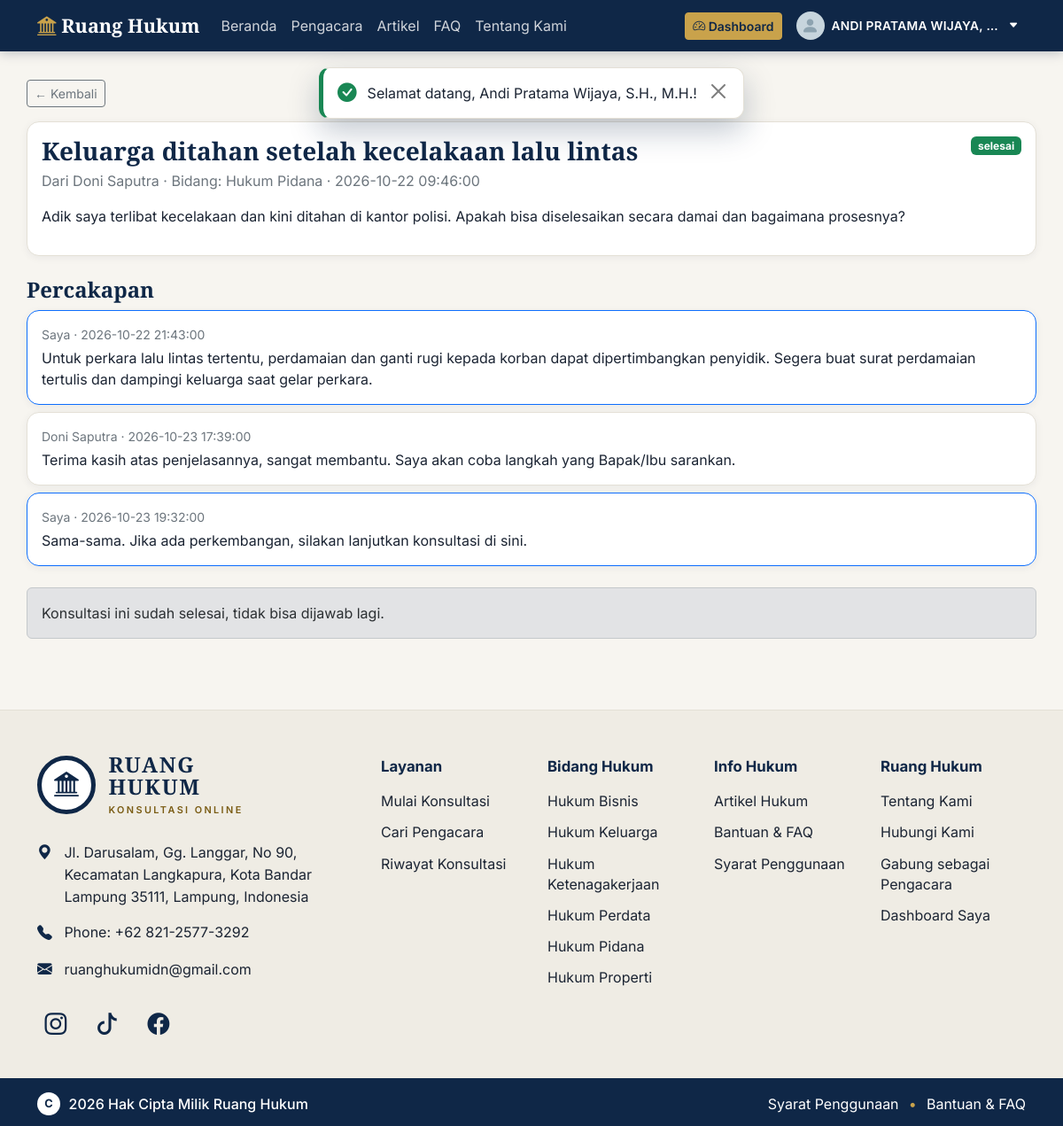
Screenshot of /pengacara/konsultasi_detail.php?id=2 (signed in) with the database file from the repository.
### tables this page shows
CREATE TABLE konsultasi (
  id INT AUTO_INCREMENT PRIMARY KEY,
  klien_id INT NOT NULL,
  pengacara_id INT NULL,
  bidang_id INT NOT NULL,
  judul VARCHAR(150) NOT NULL,
  isi TEXT NOT NULL,
  lampiran VARCHAR(255) NULL,
  status ENUM('menunggu','dijawab','selesai','ditutup') NOT NULL DEFAULT 'menunggu',
  created_at TIMESTAMP DEFAULT CURRENT_TIMESTAMP,
  FOREIGN KEY (klien_id) REFERENCES users(id) ON DELETE CASCADE,
  FOREIGN KEY (pengacara_id) REFERENCES users(id) ON DELETE SET NULL,
  FOREIGN KEY (bidang_id) REFERENCES bidang_hukum(id)
);

CREATE TABLE users (
  id INT AUTO_INCREMENT PRIMARY KEY,
  nama VARCHAR(100) NOT NULL,
  username VARCHAR(30) NULL UNIQUE,
  email VARCHAR(120) NOT NULL UNIQUE,
  password VARCHAR(255) NOT NULL,
  role ENUM('klien','pengacara','admin') NOT NULL DEFAULT 'klien',
  perusahaan VARCHAR(120) NULL,
  telepon VARCHAR(20) NULL,
  foto VARCHAR(255) NULL,
  status ENUM('aktif','menunggu','ditolak','nonaktif') NOT NULL DEFAULT 'aktif',
  terms_at DATETIME NULL,
  last_login_at DATETIME NULL,
  created_at TIMESTAMP DEFAULT CURRENT_TIMESTAMP
);

CREATE TABLE bidang_hukum (
  id INT AUTO_INCREMENT PRIMARY KEY,
  nama VARCHAR(80) NOT NULL UNIQUE,
  deskripsi VARCHAR(255) NULL
);

CREATE TABLE balasan (
  id INT AUTO_INCREMENT PRIMARY KEY,
  konsultasi_id INT NOT NULL,
  pengirim_id INT NOT NULL,
  isi TEXT NOT NULL,
  created_at TIMESTAMP DEFAULT CURRENT_TIMESTAMP,
  FOREIGN KEY (konsultasi_id) REFERENCES konsultasi(id) ON DELETE CASCADE,
  FOREIGN KEY (pengirim_id) REFERENCES users(id) ON DELETE CASCADE
);

### includes/functions.php (called while the page is built, shortened)
<?php
function e($teks): string
{
    return htmlspecialchars((string) $teks, ENT_QUOTES, 'UTF-8');
}
function url(string $path = ''): string
{
    return BASE_URL . '/' . ltrim($path, '/');
}
function current_user(): ?array
{
    return $_SESSION['user'] ?? null;
}
function dashboard_path(string $role): string
{
    return match ($role) {
        'admin'     => 'admin/dashboard.php',
        'pengacara' => 'pengacara/dashboard.php',
        default     => 'klien/dashboard.php',
    };
}

### config/kontak.php (called while the page is built)
<?php
return [
    'alamat'      => 'Jl. Darusalam, Gg. Langgar, No 90, Kecamatan Langkapura, Kota Bandar Lampung 35111, Lampung, Indonesia',
    'telepon'     => '+62 821-2577-3292',
    'telepon_tel' => '+6282125773292',
    'email'       => 'ruanghukumidn@gmail.com',
    'sosial' => [
        ['nama' => 'Instagram', 'ikon' => 'bi-instagram', 'url' => 'https://www.instagram.com/ruanghukumidn'],
        ['nama' => 'TikTok',    'ikon' => 'bi-tiktok',    'url' => 'https://www.tiktok.com/@ruanghukumindonesia'],
        ['nama' => 'Facebook',  'ikon' => 'bi-facebook',  'url' => 'https://www.facebook.com/share/1ACeHsNsQn/'],
    ],
];

### config/database.php (called while the page is built)
<?php
function db(): PDO
{
    static $pdo = null;
    if ($pdo === null) {
        $host = 'localhost';
        $name = 'ruang_hukum';
        $user = 'root';
        $pass = '';
        try {
            $pdo = new PDO(
                "mysql:host=$host;dbname=$name;charset=utf8mb4",
                $user,
                $pass,
                [
                    PDO::ATTR_ERRMODE            => PDO::ERRMODE_EXCEPTION,
                    PDO::ATTR_DEFAULT_FETCH_MODE => PDO::FETCH_ASSOC,
                    PDO::ATTR_EMULATE_PREPARES   => false,
                ]
            );
        } catch (PDOException $e) {
            http_response_code(500);
            die('Koneksi database gagal. Pastikan MySQL menyala dan database "ruang_hukum" sudah diimpor (database/schema.sql).');
        }
    }
    return $pdo;
}

### pengacara/konsultasi_detail.php (the view, shortened to what this page needs)
<?php
$uid = (int) current_user()['id'];
$pdo = db();
$id  = (int) ($_GET['id'] ?? 0);
$csrf = $_SESSION['csrf_pengacara'];
$st = $pdo->prepare('SELECT k.*, u.nama AS klien, b.nama AS bidang
                     FROM konsultasi k
                     JOIN users u ON u.id = k.klien_id
                     LEFT JOIN bidang_hukum b ON b.id = k.bidang_id
                     WHERE k.id = ?');
$st->execute([$id]);
$k = $st->fetch();
$st = $pdo->prepare('SELECT b.isi, b.created_at, b.pengirim_id, u.nama
                     FROM balasan b JOIN users u ON u.id = b.pengirim_id
                     WHERE b.konsultasi_id = ?
                     ORDER BY b.created_at ASC, b.id ASC');
$st->execute([$id]);
$chat = $st->fetchAll();
$badge  = ['menunggu' => 'warning', 'dijawab' => 'info', 'selesai' => 'success', 'ditutup' => 'secondary'];
$bisaJawab = $k && !in_array($k['status'], ['selesai', 'ditutup'], true);
require_once __DIR__ . '/../includes/header.php';
?>
<div class="container page-head">
  <a href="dashboard.php" class="btn btn-outline-secondary btn-sm mb-3">&larr; Kembali</a>
  <div class="card-rh p-3 mb-4">
    <div class="d-flex justify-content-between align-items-start">
      <h3 class="mb-1"><?= e($k['judul']) ?></h3>
      <span class="badge text-bg-<?= e($badge[$k['status']] ?? 'secondary') ?>"><?= e($k['status']) ?></span>
    </div>
    <div class="text-secondary mb-3">
      Dari <?= e($k['klien']) ?> &middot; Bidang: <?= e($k['bidang'] ?? '-') ?> &middot; <?= e($k['created_at']) ?>
    </div>
    <p style="white-space: pre-wrap;"><?= e($k['isi']) ?></p>
  </div>
  <h4 class="mb-2">Percakapan</h4>
  <?php foreach ($chat as $c): ?>
    <?php $saya = ((int) $c['pengirim_id'] === $uid); ?>
    <div class="card-rh p-3 mb-2 <?= $saya ? 'border-primary' : '' ?>">
      <div class="small text-secondary mb-1">
        <?= $saya ? 'Saya' : e($c['nama']) ?> &middot; <?= e($c['created_at']) ?>
      </div>
      <div style="white-space: pre-wrap;"><?= e($c['isi']) ?></div>
    </div>
  <?php endforeach; ?>
  <?php if ($bisaJawab): ?>
    <h4 class="mt-4 mb-2">Tulis jawaban</h4>
    <form method="post" action="konsultasi_detail.php?id=<?= (int) $id ?>">
      <input type="hidden" name="csrf" value="<?= e($csrf) ?>">
      <textarea name="isi" class="form-control mb-2" rows="6" maxlength="5000" required></textarea>
      <button type="submit" class="btn btn-primary">Kirim jawaban</button>
    </form>
  <?php else: ?>
    <div class="alert alert-secondary mt-4">Konsultasi ini sudah <?= e($k['status']) ?>, tidak bisa dijawab lagi.</div>
  <?php endif; ?>
</div>
<?php require_once __DIR__ . '/../includes/footer.php'; ?>

### includes/footer.php (shortened to what this page needs)
</main>
<?php $tanpaKerangka = $tanpaKerangka ?? false; ?>
<?php if (!$tanpaKerangka): ?>
<?php
$kontak = require __DIR__ . '/../config/kontak.php';
$bidangFooter = [];
try {
    $bidangFooter = db()->query('SELECT id, nama FROM bidang_hukum ORDER BY nama LIMIT 6')->fetchAll();
} catch (Throwable $ex) {
    $bidangFooter = [];
}
$userFooter = current_user();
?>
<footer class="rh-footer mt-5">
  <div class="rh-footer-atas">
    <div class="container">
      <div class="row g-4 g-xl-5">
        <div class="col-lg-4">
          <a class="rh-logo" href="<?= url('index.php') ?>" aria-label="Ruang Hukum, ke beranda">
            <span class="rh-logo-lingkar"><i class="bi bi-bank2"></i></span>
            <span class="rh-logo-teks">
              <span class="rh-logo-nama">Ruang<br>Hukum</span>
              <span class="rh-logo-sub">Konsultasi Online</span>
            </span>
          </a>
          <ul class="rh-kontak list-unstyled">
            <li>
              <i class="bi bi-geo-alt-fill" aria-hidden="true"></i>
              <address class="mb-0"><?= e($kontak['alamat']) ?></address>
            </li>
            <li>
              <i class="bi bi-telephone-fill" aria-hidden="true"></i>
              <span>Phone: <a href="tel:<?= e($kontak['telepon_tel']) ?>"><?= e($kontak['telepon']) ?></a></span>
            </li>
            <li>
              <i class="bi bi-envelope-fill" aria-hidden="true"></i>
              <a href="mailto:<?= e($kontak['email']) ?>"><?= e($kontak['email']) ?></a>
            </li>
          </ul>
          <div class="rh-sosial" aria-label="Media sosial Ruang Hukum">
            <?php foreach ($kontak['sosial'] as $s): ?>
              <a href="<?= e($s['url']) ?>" target="_blank" rel="noopener noreferrer"
                 aria-label="<?= e($s['nama']) ?> Ruang Hukum" title="<?= e($s['nama']) ?>">
                <i class="bi <?= e($s['ikon']) ?>" aria-hidden="true"></i>
              </a>
            <?php endforeach; ?>
          </div>
        </div>
        <nav class="col-lg-8" aria-label="Tautan footer">
          <div class="row g-4">
            <div class="col-6 col-md-3">
              <h2 class="rh-footer-judul">Layanan</h2>
              <ul class="rh-footer-daftar">
                <li><a href="<?= url('klien/konsultasi_baru.php') ?>">Mulai Konsultasi</a></li>
                <li><a href="<?= url('pengacara.php') ?>">Cari Pengacara</a></li>
                <li><a href="<?= url('klien/dashboard.php') ?>">Riwayat Konsultasi</a></li>
              </ul>
            </div>
            <div class="col-6 col-md-3">
              <h2 class="rh-footer-judul">Bidang Hukum</h2>
              <ul class="rh-footer-daftar">
                <?php foreach ($bidangFooter as $b): ?>
                  <li><a href="<?= url('pengacara.php?bidang=' . (int) $b['id']) ?>"><?= e($b['nama']) ?></a></li>
                <?php endforeach; ?>
              </ul>
            </div>
            <div class="col-6 col-md-3">
              <h2 class="rh-footer-judul">Info Hukum</h2>
              <ul class="rh-footer-daftar">
                <li><a href="<?= url('artikel.php') ?>">Artikel Hukum</a></li>
                <li><a href="<?= url('faq.php') ?>">Bantuan &amp; FAQ</a></li>
                <li><a href="<?= url('syarat.php') ?>">Syarat Penggunaan</a></li>
              </ul>
            </div>
            <div class="col-6 col-md-3">
              <h2 class="rh-footer-judul">Ruang Hukum</h2>
              <ul class="rh-footer-daftar">
                <li><a href="<?= url('tentang.php') ?>">Tentang Kami</a></li>
                <li><a href="<?= url('tentang.php#kontak') ?>">Hubungi Kami</a></li>
                <li><a href="<?= url('auth/register.php?role=pengacara') ?>">Gabung sebagai Pengacara</a></li>
                <?php if ($userFooter): ?>
                  <li><a href="<?= url(dashboard_path($userFooter['role'])) ?>">Dashboard Saya</a></li>
                <?php else: ?>
                  <li><a href="<?= url('auth/login.php') ?>">Masuk</a></li>
                  <li><a href="<?= url('auth/register.php') ?>">Daftar</a></li>
                <?php endif; ?>
              </ul>
            </div>
          </div>
        </nav>
      </div>
    </div>
  </div>
  <div class="rh-footer-bawah">
    <div class="container">
      <div class="rh-hak-cipta">
        <span class="rh-c" aria-hidden="true">C</span>
        <span><?= date('Y') ?> Hak Cipta Milik Ruang Hukum</span>
      </div>
      <div class="rh-bawah-tautan">
        <a href="<?= url('syarat.php') ?>">Syarat Penggunaan</a>
        <span class="rh-titik" aria-hidden="true">&bull;</span>
        <a href="<?= url('faq.php') ?>">Bantuan &amp; FAQ</a>
      </div>
    </div>
  </div>
</footer>
<?php endif; ?>
</body>
</html>

### assets/css/style.css (style rules this page uses)
:root { --navy: #0f2747; --navy-700: #1b3a66; --gold: #c9a24b; --gold-600: #b08a36; --ivory: #f7f5f0; --ink: #1b2433; --muted: #6b7686; --line: #e4e0d6; --bs-primary: var(--navy); --bs-body-font-family: 'Inter', system-ui, sans-serif; --bs-body-color: var(--ink); --bs-body-bg: var(--ivory); --bs-link-color: var(--navy-700); }
body { background: var(--ivory); color: var(--ink); min-height: 100vh; display: flex; flex-direction: column; }
h1, h2, h3, h4, .font-serif { font-family: 'Playfair Display', Georgia, serif; font-weight: 700; color: var(--navy); }
.card-rh { background: #fff; border: 1px solid var(--line); border-radius: 14px; box-shadow: 0 2px 10px rgba(15,39,71,.06); }
.page-head { padding: 2rem 0 1rem; }

### assets/css/profil.css (style rules this page uses)
body { font-variant-numeric: lining-nums; }

### assets/css/footer.css (style rules this page uses)
.rh-footer { --emas-tua: #7a5c14; background: #efece4; color: var(--ink); border-top: 1px solid var(--line); }
.rh-footer-atas { padding: 3rem 0 2.5rem; }
.rh-logo { display: inline-flex; align-items: center; gap: .9rem; text-decoration: none; margin-bottom: 1.75rem; }
.rh-logo-lingkar { width: 66px; height: 66px; flex: none; border-radius: 50%; border: 5px solid var(--navy); background: #fff; color: var(--navy); display: flex; align-items: center; justify-content: center; font-size: 1.75rem; }
.rh-logo-teks { display: flex; flex-direction: column; }
.rh-logo-nama { font-family: 'Playfair Display', Georgia, serif; font-weight: 700; font-size: 1.5rem; line-height: 1.05; letter-spacing: .07em; text-transform: uppercase; color: var(--navy); }
.rh-logo-sub { margin-top: .35rem; font-size: .68rem; font-weight: 600; letter-spacing: .22em; text-transform: uppercase; color: var(--emas-tua); }
.rh-kontak { margin: 0 0 1.75rem; padding: 0; }
.rh-kontak li { display: flex; align-items: flex-start; gap: .85rem; margin-bottom: 1rem; line-height: 1.55; }
.rh-kontak .bi { flex: none; margin-top: .02rem; color: var(--navy); font-size: 1.05rem; line-height: 1.5; }
.rh-kontak address { font-style: normal; }
.rh-kontak a { color: var(--ink); text-decoration: none; overflow-wrap: anywhere; }
.rh-sosial { display: flex; flex-wrap: wrap; gap: .5rem 1rem; }
.rh-sosial a { width: 42px; height: 42px; display: inline-flex; align-items: center; justify-content: center; border-radius: 50%; color: var(--navy); font-size: 1.55rem; text-decoration: none; transition: background .15s, color .15s, transform .15s; }
.rh-footer-judul { font-family: var(--bs-body-font-family); font-size: 1.05rem; font-weight: 700; color: var(--navy); margin: .35rem 0 1.1rem; }
.rh-footer-daftar { list-style: none; margin: 0; padding: 0; }
.rh-footer-daftar li { margin-bottom: .75rem; line-height: 1.45; }
.rh-footer-daftar a { color: var(--ink); text-decoration: none; }
.rh-footer-bawah { background: var(--navy); color: #fff; padding: .95rem 0 .8rem; }
.rh-footer-bawah .container { display: flex; flex-wrap: wrap; align-items: center; justify-content: space-between; gap: .45rem 1.5rem; }
.rh-hak-cipta { display: flex; align-items: center; gap: .6rem; font-weight: 500; }
.rh-c { width: 26px; height: 26px; flex: none; border-radius: 50%; background: #fff; color: var(--navy); font-size: .8rem; font-weight: 700; display: inline-flex; align-items: center; justify-content: center; }
.rh-bawah-tautan { display: flex; flex-wrap: wrap; align-items: center; gap: .25rem .7rem; }
.rh-bawah-tautan a { color: #fff; text-decoration: none; }
.rh-titik { color: var(--gold); }

### rows the page displays
konsultasi: judul "Keluarga ditahan setelah kecelakaan lalu lintas", status "selesai", klien.nama "Doni Saputra", bidang.nama "Hukum Pidana", created_at "2026-10-22 09:46:00", isi "Adik saya terlibat kecelakaan dan kini ditahan di kantor polisi. Apakah bisa diselesaikan secara damai dan bagaimana prosesnya?"
balasan: shows "Saya", created_at "2026-10-22 21:43:00", isi "Untuk perkara lalu lintas tertentu, perdamaian dan ganti rugi kepada korban dapat dipertimbangkan penyidik. Segera buat surat perdamaian tertulis dan dampingi keluarga saat gelar perkara."
balasan: pengirim.nama "Doni Saputra", created_at "2026-10-23 17:39:00", isi "Terima kasih atas penjelasannya, sangat membantu. Saya akan coba langkah yang Bapak/Ibu sarankan."
balasan: shows "Saya", created_at "2026-10-23 19:32:00", isi "Sama-sama. Jika ada perkembangan, silakan lanjutkan konsultasi di sini."
bidang_hukum: nama "Hukum Bisnis"
bidang_hukum: nama "Hukum Keluarga"
bidang_hukum: nama "Hukum Ketenagakerjaan"
bidang_hukum: nama "Hukum Perdata"
bidang_hukum: nama "Hukum Pidana"
bidang_hukum: nama "Hukum Properti"

### other values shown
$mnNama "Beranda"
$mnNama "Pengacara"
$mnNama "Artikel"
$mnNama "FAQ"
$mnNama "Tentang Kami"
mb_strtoupper($user['nama']) "ANDI PRATAMA WIJAYA,…"
$f['pesan'] "Selamat datang, Andi Pratama Wijaya, S.H., M.H.!"
$kontak['alamat'] "Jl. Darusalam, Gg. Langgar, No 90, Kecamatan Langkapura, Kota Bandar Lampung 35111, Lampung, Indonesia"
$kontak['telepon'] "+62 821-2577-3292"
$kontak['email'] "ruanghukumidn@gmail.com"
